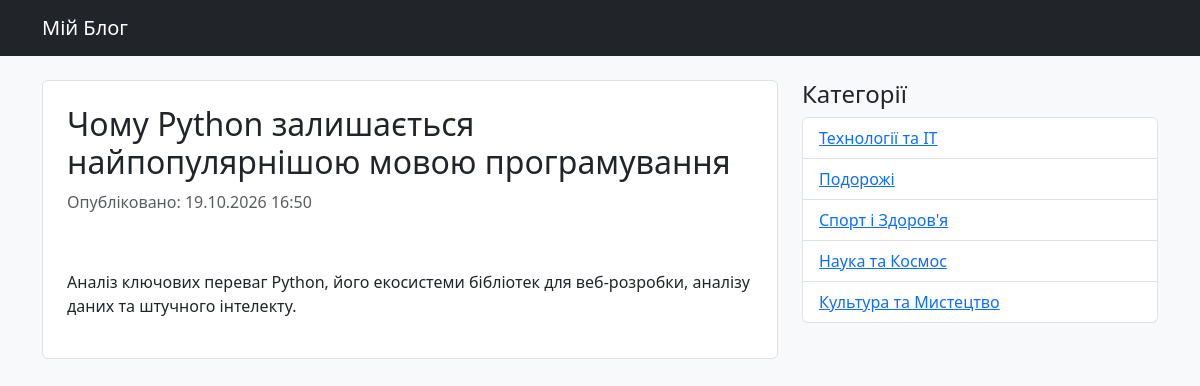
The page /articles/2026/10/19/chomu-python-zalishayetsya-najpopulyarnishoyu-movoyu-programuvannya/ on the database its author committed.
### app_blog/models.py (models this page shows, shortened)
class Article(models.Model):
    title = models.CharField('Заголовок', max_length=250, help_text='Максимум 250 символів')
    description = models.TextField('Опис', blank=True, null=True)
    pub_date = models.DateTimeField('Дата публікації', default=timezone.now)
    slug = models.SlugField('Слаг', max_length=250, unique_for_date='pub_date')
    main_page = models.BooleanField('Головна', default=False, help_text='Показувати на головній сторінці')
    category = models.ForeignKey(Category, related_name='articles', blank=True, null=True, verbose_name='Категорія', on_delete=models.CASCADE)
    class Meta:
        ordering = ['-pub_date']
        verbose_name = 'Стаття'
        verbose_name_plural = 'Статті'

class Category(models.Model):
    category = models.CharField('Категорія', max_length=250, help_text='Максимум 250 символів')
    slug = models.SlugField('Слаг', max_length=250, unique=True, blank=True, null=True)
    class Meta:
        verbose_name = 'Категорія для публікації'
        verbose_name_plural = 'Категорії для публікацій'

### app_blog/views.py (the view)
# urls.py: path('articles/<int:year>/<int:month>/<int:day>/<slug:slug>/', ArticleDetail.as_view(), name='news-detail'),
class ArticleDetail(DetailView):
    model = Article
    template_name = 'article_detail.html'
    context_object_name = 'article'
    def get_context_data(self, **kwargs):
        context = super().get_context_data(**kwargs)
        context['categories'] = Category.objects.all()
        return context

### app_blog/templates/article_detail.html (shortened to what this page needs)
{% extends "index.html" %}
{% block content %}
<article class="post bg-white p-4 rounded border">
    <h2>{{ article.title }}</h2>
    <p class="text-muted">Опубліковано: {{ article.pub_date|date:"d.m.Y H:i" }}</p>
    {% if article.images.all %}
    <link href="https://cdnjs.cloudflare.com/ajax/libs/fotorama/4.6.4/fotorama.css" rel="stylesheet">
    <div class="fotorama" data-nav="thumbs" data-allowfullscreen="true">
    </div>
    {% endif %}
    <div class="content mt-3">
        {{ article.description|linebreaks }}
    </div>
</article>
{% endblock %}

### app_blog/templates/index.html (shortened to what this page needs)
<!DOCTYPE html>
<html lang="uk">
<head>
    <link rel="stylesheet" href="https://cdn.jsdelivr.net/npm/bootstrap@5.3.0/dist/css/bootstrap.min.css">
</head>
<body class="bg-light">
    <nav class="navbar navbar-expand-lg navbar-dark bg-dark mb-4">
        <div class="container">
            <a class="navbar-brand" href="{% url 'home' %}">Мій Блог</a>
        </div>
    </nav>
    <div class="container">
        <div class="row">
            <div class="col-md-8">
                {% block content %}{% endblock %}
            </div>
            <div class="col-md-4">
                <h4>Категорії</h4>
                <ul class="list-group">
                    {% for cat in categories %}
                        <li class="list-group-item">
                            <a href="{% url 'articles-category-list' cat.slug %}">{{ cat.category }}</a>
                        </li>
                    {% endfor %}
                </ul>
            </div>
        </div>
    </div>
</body>
</html>

### rows shown on the page
Article: title "Чому Python залишається найпопулярнішою мовою програмування", pub_date "19.10.2026 16:50", description "Аналіз ключових переваг Python, його екосистеми бібліотек для веб-розробки, аналізу даних та штучного інтелекту."
Category: category "Технології та IT"
Category: category "Подорожі"
Category: category "Спорт і Здоров'я"
Category: category "Наука та Космос"
Category: category "Культура та Мистецтво"
